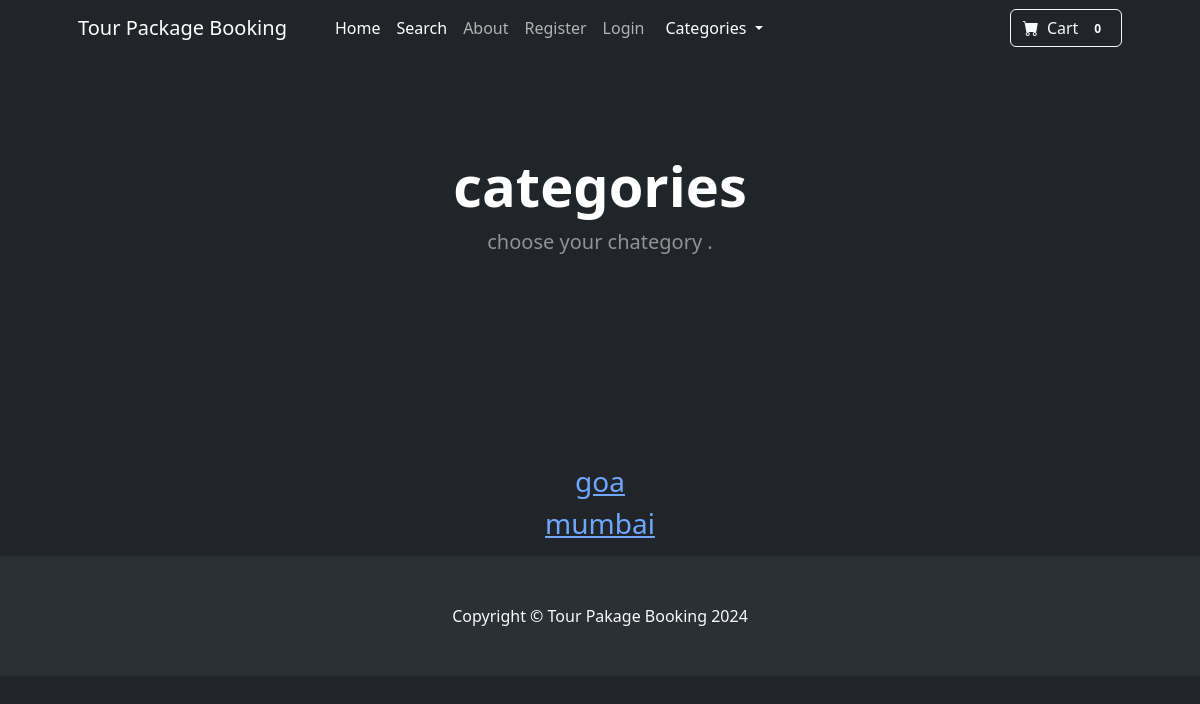
/category_summary/, run on an earlier commit of the app's database.
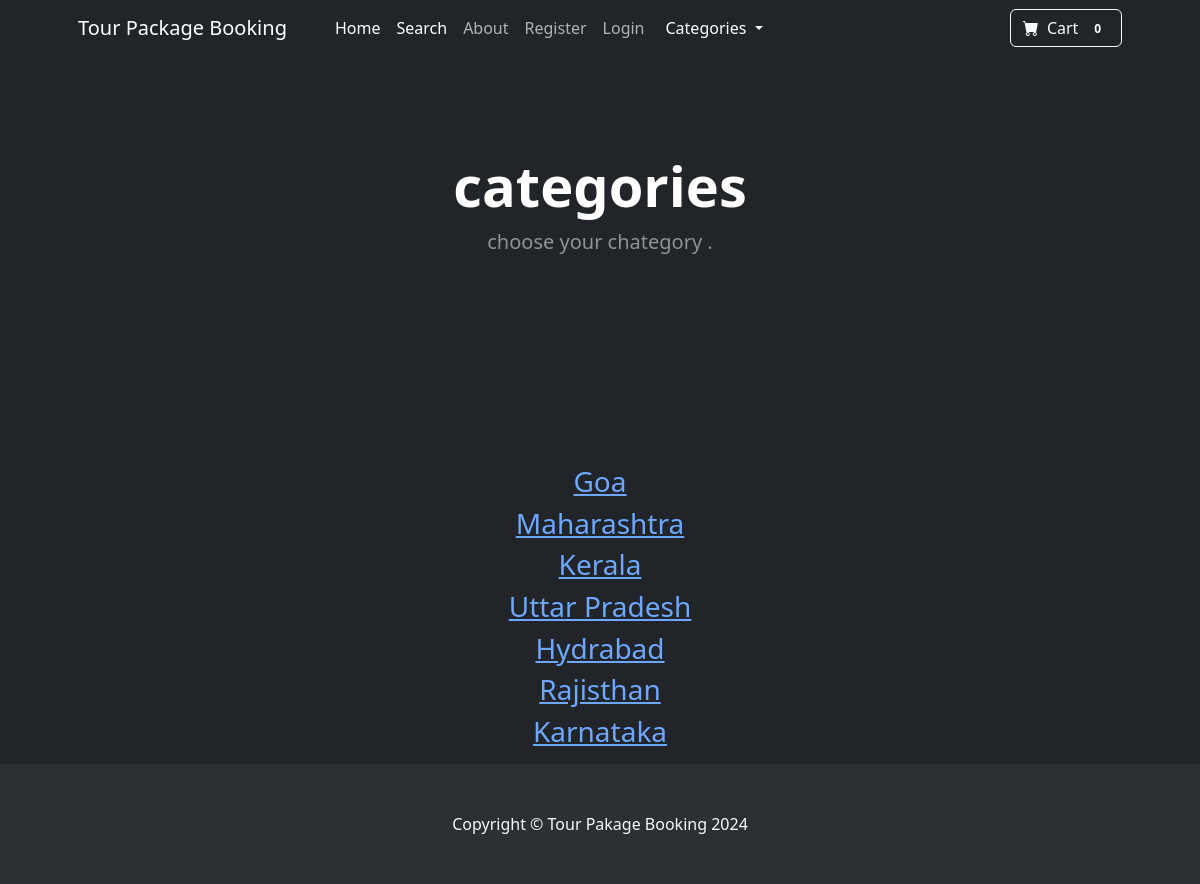
And on a later commit of the database.
### tour_pacage_booking/models.py (models this page shows)
class Category(models.Model):
    name = models.CharField(max_length=100)
    class Meta:
        verbose_name = 'category'  # Note: use singular "category" for consistency
    def __str__(self):
        return self.name

### tour_pacage_booking/views.py (the view)
# urls.py: path('category_summary/',views.category_summary,name ='category_summary'),
def category_summary(request):
    categories = Category.objects.all()
    return render(request,'category_summary.html',{'categories':categories})

### cart/cart.py (called while the page is built)
    def __len__(self):
        return len(self.cart)

### cart/context_processors.py (called while the page is built)
def cart(request):
    return {'cart': Cart(request)}

### tour_pacage_booking/templates/category_summary.html
{% extends 'base.html' %}
{% block content%}
<header class="bg-dark py-5">
    <div class="container px-4 px-lg-5 my-5">
        <div class="text-center text-white">
            <h1 class="display-4 fw-bolder">categories </h1>
            <p class="lead fw-normal text-white-50 mb-0">choose your chategory .</p>
        </div>
    </div>
</header>
<br/><br/>
<article>
    <div class="row">
        <center>
            <div class="col-8">
                <p align="justify">
                    <br/><br/>
                    {%for category in categories  %}
                   <h3><a href="{% url 'category' category%}">{{category}}</a></h3>
                    {%endfor%}
                </p>
            </div>
        </center>
    </div>
</article>
{% endblock %}

### tour_pacage_booking/templates/base.html (shortened to what this page needs)
{% load static %}
<!DOCTYPE html>
<html lang="en" data-bs-theme="dark">
    <head>
        <link href="https://cdn.jsdelivr.net/npm/bootstrap-icons@1.5.0/font/bootstrap-icons.css" rel="stylesheet" />
        <link href="{% static 'css/styles.css' %}" rel="stylesheet" />
        <link href="https://cdn.jsdelivr.net/npm/bootstrap@5.3.3/dist/css/bootstrap.min.css" rel="stylesheet">
    </head>
    <body>
        {% include 'navbar.html' %}
        {% block content%}
        {% endblock%}
        <footer class="py-5 bg-body-tertiary">
            <div class="container"><p class="m-0 text-center text-light">Copyright &copy; Tour Pakage Booking 2024</p></div>
        </footer>
    </body>
</html>

### tour_pacage_booking/templates/navbar.html (shortened to what this page needs)
<nav class="navbar navbar-expand-lg navbar-light bg-dark">
    <div class="container px-4 px-lg-5">
        <a class="navbar-brand" href="{% url 'home'%}">Tour Package Booking</a>
        <div class="collapse navbar-collapse" id="navbarSupportedContent">
            <ul class="navbar-nav me-auto mb-2 mb-lg-0 ms-lg-4">
                <li class="nav-item"><a class="nav-link active" aria-current="page" href="{% url 'home' %}">Home</a></li>
                <li class="nav-item"><a class="nav-link active" aria-current="page" href="{% url 'search' %}">Search</a></li>
                <li class="nav-item"><a class="nav-link" href="{% url 'about'%}">About</a></li>
                {% if user.is_authenticated%}
                <li class="nav-item"><a class="nav-link" href="{% url 'logout'%}">Logout</a></li>
                <li>
                    <div class="collapse navbar-collapse" id="navbarNavDarkDropdown">
                        <ul class="navbar-nav">
                            <li class="nav-item dropdown">
                              <button class="btn btn-dark dropdown-toggle" data-bs-toggle="dropdown" aria-expanded="false">
                                  Profile
                              </button>
                    <ul class="dropdown-menu dropdown-menu-dark">
                        <li><a class="dropdown-item" href="{% url 'update_user' %}">User Profile</a></li>
                        <li><a class="dropdown-item" href="{% url 'update_info' %}">User info</a></li>
                    </ul>
                </li>
              </ul>
            </div>
                </li>
                {%else%}
                <li class="nav-item"><a class="nav-link" href="{% url 'register'%}">Register</a></li>
                <li class="nav-item"><a class="nav-link" href="{% url 'login'%}">Login</a></li>
                {%endif%}
                <div class="collapse navbar-collapse" id="navbarNavDarkDropdown">
                    <ul class="navbar-nav">
                      <li class="nav-item dropdown">
                        <button class="btn btn-dark dropdown-toggle" data-bs-toggle="dropdown" aria-expanded="false">
                            Categories
                        </button>
                      </li>
                    </ul>
                  </div>
            </ul>
            <form class="d-flex">
                <a href="{% url 'cart_summary' %}" class="btn btn-outline-light" ><i class="bi-cart-fill me-1"></i>
                    Cart
                    <span class="badge bg-dark text-white ms-1 rounded-pill" id="cart_quantity">{{cart|length}} </span></a>
            </form>
        </div>
    </div>
</nav>

What changed in the data, as far as the page shows it:
changed Category: name "goa" → "Goa"
changed Category: name "mumbai" → "Maharashtra"
added Category: name "Kerala"
added Category: name "Uttar Pradesh"
added Category: name "Hydrabad"
added Category: name "Rajisthan"
added Category: name "Karnataka"
